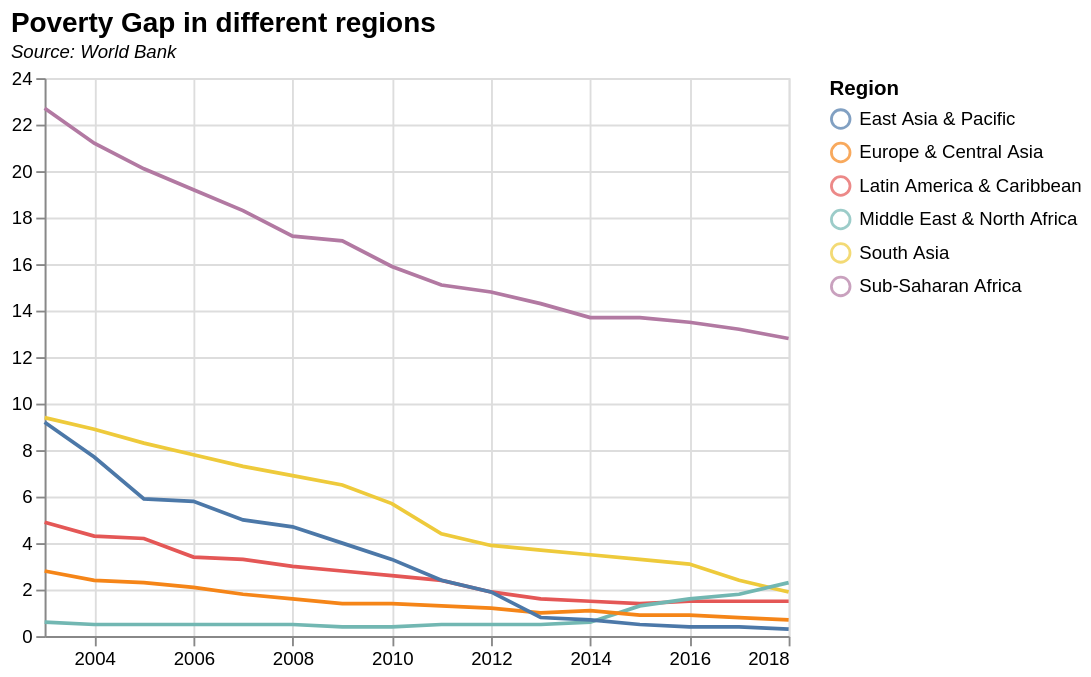

The specification (Vega-Lite) saved for this image:
### Vega-Lite specification from a JSON file in a GitHub repository (floating-point values rounded to 4 significant figures; data arrays with more than 128 entries replaced by an {"elided": "..."} marker saying what was removed)
{"$schema": "https://vega.github.io/schema/vega-lite/v5.json", "data": {"values": {"elided": "205 records"}, "format": {"parse": {"date": "date"}}}, "title": {"text": "Poverty Gap in different regions", "subtitle": "Source: World Bank", "fontSize": 15, "subtitleFontStyle": "italic", "subtitleFontSize": 10, "anchor": "start", "color": "black"}, "transform": [{"calculate": "year(datum.date)", "as": "year"}, {"filter": "datum.year>=minYear"}, {"filter": "datum.year<=maxYear"}, {"filter": "datum.y1!=0"}], "params": [{"name": "minYear", "value": 2003, "bind": {"input": "range", "min": 1990, "max": 2018, "step": 1, "name": "Start year:"}}, {"name": "maxYear", "value": 2018, "bind": {"input": "range", "min": 1979, "max": 2018, "step": 1, "name": "End year:"}}], "width": 400, "height": 300, "encoding": {"x": {"field": "date", "type": "temporal", "title": null}}, "layer": [{"encoding": {"color": {"field": "Region", "type": "nominal", "scale": {"range": ["#4c78a8", "#f58518", "#e45756", "#72b7b2", "#eeca3b", "#b279a2", "#ff9da6"]}}, "y": {"field": "value", "type": "quantitative", "title": null}}, "layer": [{"mark": "line"}, {"transform": [{"filter": {"param": "hover", "empty": false}}], "mark": "point"}]}, {"transform": [{"pivot": "Region", "value": "value", "groupby": ["date"]}], "mark": "rule", "encoding": {"opacity": {"condition": {"value": 0.3, "param": "hover", "empty": false}, "value": 0}, "tooltip": [{"field": "East Asia & Pacific", "type": "quantitative"}, {"field": "Europe & Central Asia", "type": "quantitative"}, {"field": "Latin America & Caribbean", "type": "quantitative"}, {"field": "Middle East & North Africa", "type": "quantitative"}, {"field": "Sub-Saharan Africa", "type": "quantitative"}, {"field": "South Asia", "type": "quantitative"}]}, "params": [{"name": "hover", "select": {"type": "point", "fields": ["date"], "nearest": true, "on": "mouseover", "clear": "mouseout"}}]}]}
